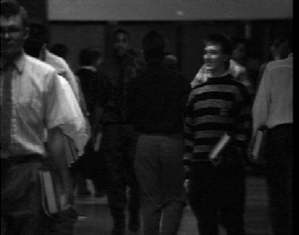
%> input picture Pixel Based Image processing/HistEqual.bmp, 299 x 235 px
$ octave untitled.m   (GNU Octave 9; MATLAB toolbox functions it lacks are replaced by stand-ins)
%> lines starting %> are read from the running program, lines starting %| are printed output that depends on the picture; in (x1, y1, x2, y2) boxes, pixels count from 0 and x2, y2 are one past the last pixel; in counts of white or black regions, pixels touching at a corner belong together; the program's own positions count from 1
### Fruit Classification/double_threshold_function.m
% double threshold function

% Threholding function

function output = double_threshold_function(height,width,Image2_grey)
%% Histrogram
hist(256)=zeros;
for i=1:height
    for j=1:width
        hist(Image2_grey(i,j)+1)=hist(Image2_grey(i,j)+1)+1;% for Image2(i,j)->
    end
end
%% m_0 Running sum of Hist
bin1=hist;
for i=1:length(bin1)-1
    bin1(i+1)=bin1(i)+bin1(i+1);
end
% % m_1 Running sum of weighted Hist
bin2=hist;
for i=1:256
    bin2(i)=bin2(i)*i;
end
for i=1:length(bin2)-1
    bin2(i+1)=bin2(i)+bin2(i+1);
end
%% Pixel intensity calculation when less than and greater than t
a=1;
t=30;% guess thresholing value
while a<2
miu_back=bin2(t)/bin1(t);% less than t
miu_fore=(bin2(length(bin2))-bin2(t))/(bin1(length(bin1))-bin1(t));% greater than t
t_n=(miu_back+miu_fore)/2;% new threshold value
del_t=abs(t-t_n)/t;%
t=round(t_n);% new thresh hold value
if del_t<0.01
    a=2;
end

end

% thresh hold value, Ridle-Calvard Thresholding value does not gives better
% quality value, so some modifications for value of t
t_high=(t+255)/2;
t_low=0.5*t_high;
Image3_grey=Image2_grey;
%% high treshold image
for i=1:height
    for j=1:width
        if Image2_grey(i,j)>t_high
            Image2_grey(i,j)=255;% set all pixel to 255

        else
            Image2_grey(i,j)=0;% set all pixel to zero
        end
    end
end
%figure (6), imshow(Image2_grey)
%title('High threshold image')


% low threshold image
for i=1:height
    for j=1:width
        if Image3_grey(i,j)>t_low
            Image3_grey(i,j)=255;% set all pixel to 255

        else
            Image3_grey(i,j)=0;% set all pixel to zero
        end
    end
    %figure (7), imshow(Image3_grey)
    %title('Low threshold image')

end
% floodfill call for better image quality
output(height,width)=zeros; % initialzie output to zeros
new_color=254; % new color
for i=1:height
    for j=1:width
        if Image2_grey(i,j)==255 % check for 255 if found store the coordinate to seed_point
            seed_point=[i j];
            output=floodfill_so_fun(seed_point,Image3_grey,new_color,height,width,output);
        end
    end
end
%figure(3), imshow(output)


end

### Fruit Classification/dilation_function.m
% dilation_bintion function

function output1= dilation_function(A,height,width,se)
output1(height,width)=zeros(); % initialize output as zeros

% boundary conditions and accesing each pixel
for i=1:height
    for j=1:width
        if i==1 && j==1 % check  imgae(1,1) point
           if A(i,j)==se || A(i,j+1)==se || A(i+1,j)==se %check value exists
            output1(i,j)=se;% replace with new value
           end
        end

        if i==1 && j==width % row 1, coloumn last
            if A(i,j)==se || A(i,j-1)==se || A(i+1,j)==se %check value exists
             output1(i,j)=se;% replace with new value
            end
        end

        if i==height && j==1 % last row, first coloumn pixel
            if A(i,j)==se || A(i,j+1)==se || A(i-1,j)==se
             output1(i,j)=se;% replace with new value
            end
        end

        if i==height && j==width % last row, last colomn pixel access
           if A(i,j)==se || A(i,j-1)==se || A(i-1,j)==se %check value exists
             output1(i,j)=se;
           end
        end


        if i==1 && j<width % first row, 2nd coloumn to before last colomn pixels
            if j>1
                if A(i,j)==se || A(i,j+1)==se|| A(i,j-1)||A(i+1,j)==se %check value exists
                    output1(i,j)=se; % replace with new value
                end
            end
        end

        if i>1 && j==1 % 2nd row to before last row , first coloumn pixel access
            if i<height
                if A(i,j)==se || A(i,j+1)==se || A(i-1,j)||A(i+1,j)==se %check value exists
                    output1(i,j)=se; % replace with new value
                end
            end
        end

         if i==height && j<=width-1 % last row, 2nd coloumn til before last column
            if j>1
                if A(i,j)==se || A(i,j+1)==se|| A(i-1,j) ||A(i,j-1) %check value exists
                    output1(i,j)=se; % replace with new value
                end
            end
         end

         if i>1 && j==width % 2nd row till before last row, last coloumn pixels access
            if i<height
                if A(i,j)==se || A(i,j-1)==se|| A(i-1,j)||A(i+1,j) %check value exists
                    output1(i,j)=se; % replace with new value
                end
            end
         end

        if i>1 && j>1% 2nd row to before last row, 2nd coloumn to before last coloumn
            if i<=height-1 && j<=width-1
               if A(i,j)==se || A(i,j-1)==se|| A(i-1,j)||A(i+1,j)==se||A(i,j+1)==se %check value exists
                    output1(i,j)=se;  % replace with new value
               end
            end
        end


    end
end

### Fruit Classification/erosion_function.m
% erosion function

function output1= erosion_function(A,height,width,se,output1)
% boundary conditions and access each value
for i=1:height
    for j=1:width
       % if se not equal image pixel-->output: 0
        if A(i,j)~=se
            output1(i,j)=0;
        else % se==pixel, then comes boundary conditions and check each value
            if i==1 && j==1 % check  imgae(1,1) point
             if A(i,j+1)==se && A(i+1,j)==se %check value exists
            output1(i,j)=se; % set output =se
             end
            end

            if i==1 && j==width % row 1, coloumn last
            if A(i,j-1)==se && A(i+1,j)==se %check value exists
             output1(i,j)=se; % set output =se
            end
            end

            if i==height && j==1 % last row, first coloumn pixel
            if A(i,j)==se && A(i,j+1)==se && A(i-1,j)==se %check value exists
             output1(i,j)=se; % set output =se
            end
            end

           if i==height && j==width % last row, last colomn pixel access
           if A(i,j)==se && A(i,j-1)==se && A(i-1,j)==se %check value exists
             output1(i,j)=se; % set output =se
           end
           end


        if i==1 && j<width % first row, 2nd coloumn to before last colomn pixels
            if j>1
                if A(i,j)==se && A(i,j+1)==se && A(i,j-1) &&  A(i+1,j)==se %check value exists
                    output1(i,j)=se; % set output =se
                end
            end
        end

        if i>1 && j==1 % 2nd row to before last row , first coloumn pixel access
            if i<height
                if A(i,j)==se && A(i,j+1)==se && A(i-1,j) && A(i+1,j)==se %check value exists
                    output1(i,j)=se; % set output =se
                end
            end
        end

         if i==height && j<=width-1 % last row, 2nd coloumn til before last column
            if j>1
                if A(i,j)==se && A(i,j+1)==se && A(i-1,j) && A(i,j-1) %check value exists
                    output1(i,j)=se; % set output =se
                end
            end
         end

         if i>1 && j==width % 2nd row till before last row, last coloumn pixels access
            if i<height
                if A(i,j)==se && A(i,j-1)==se && A(i-1,j) && A(i+1,j) %check value exists
                    output1(i,j)=se; % set output =se
                end
            end
         end

        if i>1 && j>1% 2nd row to before last row, 2nd coloumn to before last coloumn
            if i<=height-1 && j<=width-1
               if A(i,j)==se && A(i,j-1)==se && A(i-1,j) && A(i+1,j)==se && A(i,j+1)==se %check value exists
                    output1(i,j)=se; % set output =se
               end
            end
        end


        end


    end
end
end


### Fruit Classification/ConnectedCompnentRepeatedFloodFill2.m
%
function [Label_image,num_components, label] = ConnectedCompnentRepeatedFloodFill2(height,width,threshold_image)

Label_image(height,width)=zeros();
new_color=10;
num_components=0;
label=[];
for i=1:height
    for j=1:width
        if (Label_image(i,j)==0 && threshold_image(i,j)==254)
            seed_point=[i j];
            Label_image=floodfill_so_fun(seed_point,threshold_image,new_color,height,width,Label_image);
            label=[label new_color];
            num_components=num_components+1;
            new_color=new_color+30;


        end
    end
end


end

### Fruit Classification/region_properties.m
function [M_00,M_10,M_01,M_11,M_20,M_02,Area] = region_properties(height,width,output_connect2)
%a. zeroth-, first- and second-order moments and central moments.

%b. Area of the region (just count the number of pixels in the region).


level=[10 40 70 100 130 160];
%level=[20 60 130 170 210 240];
M_00=[];
M_10=[];
M_01=[];
M_11=[];
M_20=[];
M_02=[];
Area=[];

for l=1:length(level)

            m_00=0;
            m_10=0;
            m_01=0;
            m_11=0;
            m_20=0;
            m_02=0;
            L=level(l);

            for i=1:height
                for j=1:width
                    if output_connect2(i,j)==L
                        m_00=m_00+1;
                        m_10=i+m_10;
                        m_01=j+m_01;
                        m_11=(i*j)+m_11;
                        m_20=(i*i)+m_20;
                        m_02=(j*j)+m_02;
                    end
                end
            end
             Area(end+1)=m_00;
             M_00(end+1)=m_00;
             M_10(end+1)=m_10;
             M_01(end+1)=m_01;
             M_11(end+1)=m_11;
             M_20(end+1)=m_20;
             M_02(end+1)=m_02;


end
end

### Fruit Classification/PCA.m
function [lambda_1,lambda_2,theta,major_axis,minor_axis,Eccentricity,X_c,Y_c,miu_00,miu_02,miu_20,miu_11] = PCA(m_00,m_10,m_01,m_11,m_20,m_02)
% Eigenvalues.

%b. Direction of the region (theta).

%c. Length of the major and minor axes.

%c. Eccentricity.
%level=[20 60 130 170 210 240];

level=[10 40 70 100 130 160];
X_c=[];
Y_c=[];
miu_00=[];
miu_11=[];
miu_20=[];
miu_02=[];
lambda_1=[];
lambda_2=[];
theta=[];
major_axis=[];
minor_axis=[];
Eccentricity=[];
for l=1:length(level)

            X_c(l)=(m_10(l)/m_00(l));
            X_c(end+1)=X_c(l);

            Y_c(l)=(m_01(l)/m_00(l));
            Y_c(end+1)=Y_c(l);

            miu_00(l)=m_00(l);
            miu_00(end+1)=miu_00(l);

            miu_11(l)=m_11(l)-(Y_c(l)*m_10(l));
            miu_11(end+1)=miu_11(l);


            miu_20(l)=m_20(l)-(X_c(l)*m_10(l));
            miu_20(end+1)=miu_20(l);

            miu_02(l)=m_02(l)-(Y_c(l)*m_01(l));
            miu_02(end+1)=miu_02(l);

                % eigen values


            lambda_1(l)=(1/(2*miu_00(l)))*(miu_20(l)+miu_02(l)+sqrt((miu_20(l)-miu_02(l))^2+(4*miu_11(l)^2)));
            lambda_1(end+1)=lambda_1(l);
            lambda_2(l)=(1/(2*miu_00(l)))*(miu_20(l)+miu_02(l)-sqrt((miu_20(l)-miu_02(l))^2+(4*miu_11(l)^2)));
            lambda_2(end+1)=lambda_2(l);

            theta(l)=0.5*atan2(2*miu_11(l),miu_20(l)-miu_02(l));
            theta(end+1)=theta(l);
                % axis cal.
            major_axis(l)=2*sqrt(lambda_1(l));
            major_axis(end+1)=major_axis(l);

            minor_axis(l)=2*sqrt(lambda_2(l));
            minor_axis(end+1)=minor_axis(l);

                % eccentricity
            Eccentricity(l)=sqrt((lambda_1(l)-lambda_2(l))/lambda_1(l));
            Eccentricity(end+1)=Eccentricity(l);

end
end

### Fruit Classification/wall_f3.m
% wall following algorithm: final function

function [A1,z1,z2]=wall_f3(A,A1,height,width,x0,y0,label)
flag=1;
d=0;
x1=x0;
y1=y0;
z1=[];
z2=[];

%
                    while flag==1

                       if d==0
                            if A(x1,y1-1)==label
                                d=left(d);
                                [A1,x2,y2,d,z1,z2]=move_f(A1,d,x1,y1,label,z1,z2);
                                 x1=x2;
                                 y1=y2;

                            elseif A(x1-1,y1)==0
                                d=right(d);

                            else
                                [A1,x2,y2,d,z1,z2]=move_f(A1,d,x1,y1,label,z1,z2);
                                 x1=x2;
                                 y1=y2;

                            end
                       end
                       if d==1
                            if A(x1-1,y1)==label
                                d=left(d);
                                [A1,x2,y2,d,z1,z2]=move_f(A1,d,x1,y1,label,z1,z2);
                                 x1=x2;
                                 y1=y2;

                            elseif A(x1,y1+1)==0
                                d=right(d);


                            else
                                [A1,x2,y2,d,z1,z2]=move_f(A1,d,x1,y1,label,z1,z2);
                                 x1=x2;
                                 y1=y2;

                            end
                       end
                       if d==2
                            if A(x1,y1+1)==label
                                d=left(d);
                                [A1,x2,y2,d,z1,z2]=move_f(A1,d,x1,y1,label,z1,z2);
                                 x1=x2;
                                 y1=y2;

                            elseif A(x1+1,y1)==0
                                d=right(d);


                            else
                                [A1,x2,y2,d,z1,z2]=move_f(A1,d,x1,y1,label,z1,z2);
                                 x1=x2;
                                 y1=y2;
                            end
                       end
                       if d==3
                            if A(x1+1,y1)==label
                                d=left(d);
                                [A1,x2,y2,d,z1,z2]=move_f(A1,d,x1,y1,label,z1,z2);
                                 x1=x2;
                                 y1=y2;

                            elseif A(x1,y1-1)==0
                                d=right(d);


                            else
                                [A1,x2,y2,d,z1,z2]=move_f(A1,d,x1,y1,label,z1,z2);
                                 x1=x2;
                                 y1=y2;

                            end
                       end

                        if x2==x0 && y2==y0
                            flag=0;
                        end


                    end


% [179 lines left out: function move_f, not called in this run]

                    % left function
% [12 lines left out: functions left, right, not called in this run]


end

### Fruit Classification/banana_stem.m
function [stem_c_x,stem_c_y,target_level,Area2] = banana_stem(threshold_output,height,width)
   u=[];
   v=[];
   u1=[];
   v1=[];
   se=254;
   % {1. to do erosion so that banana stem may sperate from banana 2.
   % perform connected component using floodfill-> level 3. calculate area of each level-> banana stem area should be less than other fruits 4. get the associates level with calulated area 5. get corordinate for that level image 6. apply different color for that coordinates}


                    % step 1: erosion so that banana stem may sperate from banana
                output5(height,width)=zeros();
                A4=threshold_output;
                threshold_output20=erosion_function(A4,height,width,se,output5);

                output6(height,width)=zeros();
                A5=threshold_output20;
                threshold_output21=dilation_function(A5,height,width,se);

                output6(height,width)=zeros();
                A6=threshold_output21;
                threshold_output22=erosion_function(A6,height,width,se,output5);

                output7(height,width)=zeros();
                A5=threshold_output22;
                threshold_output23=dilation_function(A5,height,width,se);

                output8(height,width)=zeros();
                A7=threshold_output23;
                threshold_output24=erosion_function(A7,height,width,se,8);

                [output_connect10,num_components1,label1]=ConnectedCompnentRepeatedFloodFill2(height,width,threshold_output24);
                output_connect3=output_connect10;

                %figure(13),imshow(uint8(output_connect3))

                % step 2: perform connected component using floodfill-> level
               Area2=[];

               for l=1:length(label1)
                   area1=0;
                   for i=1:height
                        for j=1:width
                            if output_connect3(i,j)==label1(l)
                                area1=area1+1;

                            end
                        end
                   end
                   Area2(end+1)=area1;
               end

            % step 3: calculate area of each level-> banana stem area should be less than other fruits

            target_level=[];
           for i=1:length(label1)
                if Area2(i)<200
                    if Area2(i)>10
                        target_level(end+1)=label1(i);

                    end
                end
           end

        % storing target stem coordinates
             stem_c_x=[];
             stem_c_y=[];
            for l=1: length(target_level)
              for i=1:height
                  for j=1:width
                      if output_connect3(i,j)==target_level(l)
                          stem_c_x(end+1)=i;
                          stem_c_y(end+1)=j;

                      end

                  end
              end
            end


end

### Fruit Classification/thresh_image.m
function threshold_output=thresh_image(height,width,input_double)
  %call function: double threshold
        threshold_image=double_threshold_function(height,width,input_double);
        %dilation

        s=[0 254 0;254 254 254;0 254 0];
        se=254;
                % output from double threshold
        A=threshold_image;

                %funcition call-> dilation
        output1=dilation_function(A,height,width,se);
        A1=output1;
        output2(height,width)=zeros();

                %function call-> erosion (don't confused with name)
        output2=erosion_function(A1,height,width,se,output2);
        A2=output2;
        output3(height,width)=zeros();
         % again dilation
        output3=erosion_function(A2,height,width,se,output3);
        A3=output3;
        output4(height,width)=zeros();
         % again erosion
        threshold_output1=erosion_function(A3,height,width,se,output4);
        A4=threshold_output1;

        output5(height,width)=zeros();
        threshold_output=erosion_function(A4,height,width,se,output5);

%         A5=threshold_output2;
%         output6(height,width)=zeros();
%         threshold_output=dilation_function11(A5,height,width,se,output6);


end

### Fruit Classification/untitled.m
%  Fruits classification

clc
clear all

% threshold image
        [FileName,FilePath]=uigetfile('*')
%> the answer given: ../Pixel Based Image processing/HistEqual.bmp
        input_image=imread(strcat(FilePath,FileName));
%> input_image is the input picture: size 235x299x3 uint8; mean R, G, B 33.7, 33.7, 33.7

            % uint8 -> double image and size
        input_double=double(input_image);
        %input_double1=input_double(:,:,1);
        input_double1=cat(3, input_double, input_double, input_double);

        [height,width,numcolors]=size(input_image);

        threshold_output=thresh_image(height,width,input_double);
%> after the loop in double_threshold_function, `for i=1:height`: hist = 256 values, max 6409 at index 9, min 0 at index 10, mean 274.5
%> in double_threshold_function, `bin1=hist;`: bin1 has the same summary as hist
%> after the loop in double_threshold_function, `for i=1:length(bin1)-1`: bin1 = 256 values from 371 to 70265
%> in double_threshold_function, `bin2=hist;`: bin2 has the same summary as hist
%> after the loop in double_threshold_function, `for i=1:256`: bin2 = 256 values, max 59228 at index 17, min 0 at index 10, mean 9530
%> after the loop in double_threshold_function, `for i=1:length(bin2)-1`: bin2 = 256 values from 371 to 2439692
%> the loop in double_threshold_function, `while a<2` made 6 passes
%> (miu_back, miu_fore, t_n, del_t, t) on passes 1 to 6: (14.23, 70.87, 42.55, 0.418, 43), (17.28, 85.16, 51.22, 0.191, 51), (18.56, 90.83, 54.69, 0.0724, 55), (19.13, 93.05, 56.09, 0.0198, 56), (19.37, 94.01, 56.69, 0.0123, 57), (19.37, 94.01, 56.69, 0.00542, 57)
%> after the loop in double_threshold_function, `while a<2`: a = 2
%> in double_threshold_function, `t_high=(t+255)/2;`: t_high = 156
%> in double_threshold_function, `t_low=0.5*t_high;`: t_low = 78
%> after the loop in double_threshold_function, `for i=1:height`:
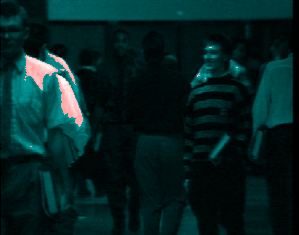
%> Image2_grey: size 235x299x3 double; mean R, G, B 4.8, 33.7, 33.7
%> after the loop in double_threshold_function, `for i=1:height`:
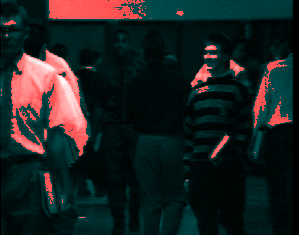
%> Image3_grey: size 235x299x3 double; mean R, G, B 27.5, 33.7, 33.7
%> after the loop in double_threshold_function, `for i=1:height`:
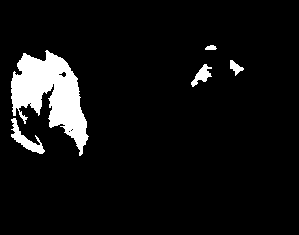
%> output: size 235x299 double; values 0 (black) and 254 (white), 6.9% white; 5 white regions, box (x1, y1, x2, y2) and area: (11, 50, 89, 156) 4078, (11, 118, 45, 154) 390, (191, 64, 212, 87) 211, (230, 60, 244, 76) 108, (205, 45, 217, 50) 46
%> after the loop in double_threshold_function, `for i=1:height`: seed_point = [147 32]
%> call 2 of erosion_function, with height = 235, width = 299, se = 254
%> after the loop in erosion_function (call 2), `for i=1:height`:
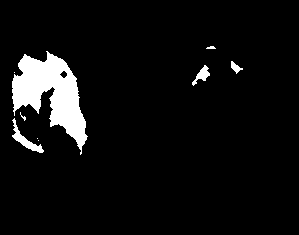
%> output1: size 235x299 double; values 0 (black) and 254 (white), 6% white; 9 white regions (4 under 20 px), largest, box (x1, y1, x2, y2) and area: (12, 51, 88, 155) 3684, (12, 118, 44, 153) 281, (192, 65, 210, 86) 150, (231, 61, 243, 74) 72, (206, 46, 216, 49) 22
%> call 3 of erosion_function, with height = 235, width = 299, se = 254
%> after the loop in erosion_function (call 3), `for i=1:height`:
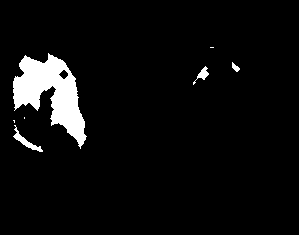
%> output1: size 235x299 double; values 0 (black) and 254 (white), 5.2% white; 7 white regions (3 under 20 px), largest, box (x1, y1, x2, y2) and area: (13, 53, 87, 149) 3317, (13, 125, 43, 152) 184, (193, 66, 209, 85) 98, (232, 62, 240, 72) 42
%> call 4 of erosion_function, with height = 235, width = 299, se = 254
%> after the loop in erosion_function (call 4), `for i=1:height`:
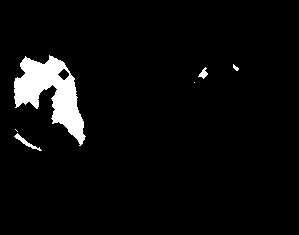
%> output1: size 235x299 double; values 0 (black) and 254 (white), 4.5% white; 6 white regions (2 under 20 px), largest, box (x1, y1, x2, y2) and area: (14, 55, 86, 146) 2976, (14, 133, 42, 151) 107, (198, 67, 208, 79) 57, (233, 64, 239, 71) 22
         figure(1), imshow(uint8(threshold_output))
         title('Clean Threshold Image')

n = input(' 1. Connected component using Flood-fill \n 2. Connected component using Union find \n');
%> the answer given: 1
%clean threshold image


switch n
    case 1
%
        [output_connect,num_components,label]=ConnectedCompnentRepeatedFloodFill2(height,width,threshold_output);
%> after the loop in ConnectedCompnentRepeatedFloodFill2, `for i=1:height`:
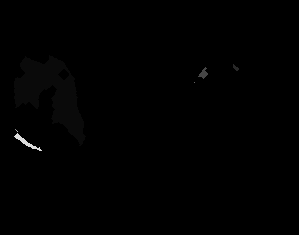
%> Label_image: size 235x299 double; min 0, max 220, mean 0.8
%> after the loop in ConnectedCompnentRepeatedFloodFill2, `for i=1:height`: label = [10 40 70 100 130 160 190 220]; new_color = 250; num_components = 8; seed_point = [134 18]
%> num_components = 8; label = [10 40 70 100 130 160 190 220]
%> (the rest of the program and of its run is left out)
